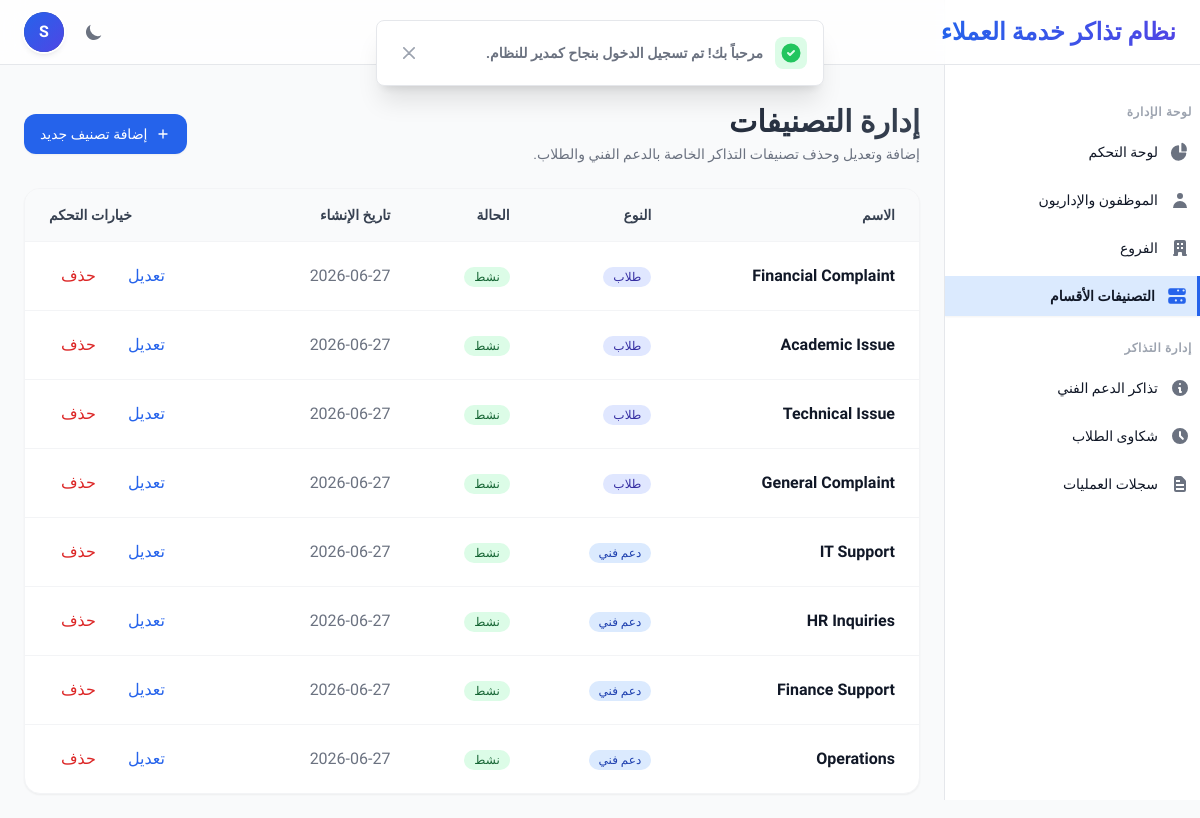
The app's page /admin/categories.php (signed in) with its own data.
### tables this page shows
CREATE TABLE IF NOT EXISTS `categories` (
    `id` INT AUTO_INCREMENT PRIMARY KEY,
    `name` VARCHAR(150) NOT NULL,
    `type` ENUM('student','support') NOT NULL,
    `status` ENUM('active','inactive') DEFAULT 'active',
    `created_at` TIMESTAMP DEFAULT CURRENT_TIMESTAMP
);

### admin/categories.php (the view, shortened to what this page needs)
<?php
$db = getDBConnection();
$categories = [];
try {
    $stmt = $db->query("SELECT * FROM categories ORDER BY type ASC, id ASC");
    $categories = $stmt->fetchAll();
} catch (PDOException $e) {
    error_log("Categories list fetch error: " . $e->getMessage());
}
require_once __DIR__ . '/../includes/header.php';
require_once __DIR__ . '/../includes/sidebar.php';
?>
<main class="p-6 space-y-6 flex-1">
    <div class="flex flex-col md:flex-row md:items-center md:justify-between space-y-4 md:space-y-0">
        <div>
            <h1 class="text-3xl font-bold bg-gradient-to-r from-gray-900 to-gray-700 dark:from-white dark:to-gray-300 bg-clip-text text-transparent">
            </h1>
            <p class="mt-1 text-sm text-gray-500 dark:text-gray-400">
                إضافة وتعديل وحذف تصنيفات التذاكر الخاصة بالدعم الفني والطلاب.
            </p>
        </div>
        <div>
            <button data-modal-target="add-category-modal" data-modal-toggle="add-category-modal" type="button" class="inline-flex items-center px-4 py-2.5 text-sm font-medium text-white bg-blue-600 hover:bg-blue-700 focus:ring-4 focus:outline-none focus:ring-blue-300 rounded-xl shadow-sm dark:bg-blue-600 dark:hover:bg-blue-700 transition-all">
                <svg class="w-4 h-4 ml-2" fill="none" stroke="currentColor" viewBox="0 0 24 24" xmlns="http://www.w3.org/2000/svg">
                    <path stroke-linecap="round" stroke-linejoin="round" stroke-width="2" d="M12 6v6m0 0v6m0-6h6m-6 0H6"/>
                </svg>
                إضافة تصنيف جديد
            </button>
        </div>
    </div>
    <div class="bg-white border border-gray-100 rounded-2xl shadow-sm dark:bg-gray-800 dark:border-gray-700 overflow-hidden">
        <div class="overflow-x-auto">
            <table class="w-full text-base text-right text-gray-500 dark:text-gray-400">
                <thead class="text-sm text-gray-700 uppercase bg-gray-50 dark:bg-gray-700 dark:text-gray-400 border-b border-gray-100 dark:border-gray-700">
                    <tr>
                        <th scope="col" class="px-6 py-4">الاسم</th>
                        <th scope="col" class="px-6 py-4">النوع</th>
                        <th scope="col" class="px-6 py-4">الحالة</th>
                        <th scope="col" class="px-6 py-4">تاريخ الإنشاء</th>
                        <th scope="col" class="px-6 py-4 text-left">خيارات التحكم</th>
                    </tr>
                </thead>
                <tbody class="divide-y divide-gray-100 dark:divide-gray-700">
                    <?php if (empty($categories)): ?>
                        <tr>
                            <td colspan="5" class="px-6 py-8 text-center text-gray-500 dark:text-gray-400">
                                لا يوجد تصنيفات مسجلة بالنظام حتى الآن.
                            </td>
                        </tr>
                    <?php else: ?>
                        <?php foreach ($categories as $cat): ?>
                            <tr class="hover:bg-gray-50/50 dark:hover:bg-gray-700/30 transition-colors">
                                <td class="px-6 py-4 font-semibold text-gray-900 dark:text-white"><?php echo htmlspecialchars($cat['name']); ?></td>
                                <td class="px-6 py-4">
                                    <?php if ($cat['type'] === 'support'): ?>
                                        <span class="inline-flex items-center px-2.5 py-0.5 text-xs font-medium rounded-full bg-blue-100 text-blue-800 dark:bg-blue-900 dark:text-blue-200">
                                            دعم فني
                                        </span>
                                    <?php else: ?>
                                        <span class="inline-flex items-center px-2.5 py-0.5 text-xs font-medium rounded-full bg-indigo-100 text-indigo-800 dark:bg-indigo-900 dark:text-indigo-200">
                                            طلاب
                                        </span>
                                    <?php endif; ?>
                                </td>
                                <td class="px-6 py-4">
                                    <?php if ($cat['status'] === 'active'): ?>
                                        <span class="inline-flex items-center px-2.5 py-0.5 text-xs font-medium rounded-full bg-green-100 text-green-800 dark:bg-green-900 dark:text-green-200">
                                            نشط
                                        </span>
                                    <?php else: ?>
                                        <span class="inline-flex items-center px-2.5 py-0.5 text-xs font-medium rounded-full bg-red-100 text-red-800 dark:bg-red-900 dark:text-red-200">
                                            غير نشط
                                        </span>
                                    <?php endif; ?>
                                </td>
                                <td class="px-6 py-4 text-base">
                                    <?php echo date('Y-m-d', strtotime($cat['created_at'])); ?>
                                </td>
                                <td class="px-6 py-4 text-left flex items-center justify-end gap-2">
                                    <button data-modal-target="edit-cat-modal-<?php echo $cat['id']; ?>" data-modal-toggle="edit-cat-modal-<?php echo $cat['id']; ?>" class="font-medium text-blue-600 dark:text-blue-500 hover:underline px-3 py-1.5 hover:bg-blue-50 dark:hover:bg-blue-900/20 rounded-lg transition-colors">
                                        تعديل
                                    </button>
                                    <button data-modal-target="delete-cat-modal-<?php echo $cat['id']; ?>" data-modal-toggle="delete-cat-modal-<?php echo $cat['id']; ?>" class="font-medium text-red-600 dark:text-red-500 hover:underline px-3 py-1.5 hover:bg-red-50 dark:hover:bg-red-900/20 rounded-lg transition-colors">
                                        حذف
                                    </button>
                                </td>
                            </tr>
                        <?php endforeach; ?>
                    <?php endif; ?>
                </tbody>
            </table>
        </div>
    </div>
</main>
<?php
require_once __DIR__ . '/../includes/footer.php';
?>

### records on screen
categories: name "Financial Complaint", type "طلاب", status "نشط", created_at "2026-06-27"
categories: name "Academic Issue", type "طلاب", status "نشط", created_at "2026-06-27"
categories: name "Technical Issue", type "طلاب", status "نشط", created_at "2026-06-27"
categories: name "General Complaint", type "طلاب", status "نشط", created_at "2026-06-27"
categories: name "IT Support", type "دعم فني", status "نشط", created_at "2026-06-27"
categories: name "HR Inquiries", type "دعم فني", status "نشط", created_at "2026-06-27"
categories: name "Finance Support", type "دعم فني", status "نشط", created_at "2026-06-27"
categories: name "Operations", type "دعم فني", status "نشط", created_at "2026-06-27"

### other values on screen
substr($_SESSION['user_name'] ?? 'م', 0, 1) "S"
$_SESSION['success'] "مرحباً بك! تم تسجيل الدخول بنجاح كمدير للنظام."
